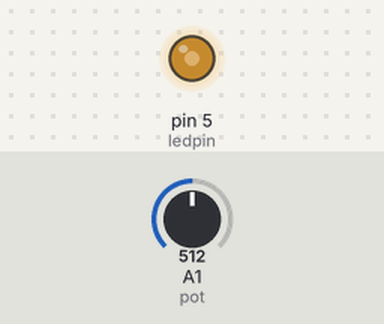
Simulated run of this sketch. Board: Arduino Uno, built with avr-gcc and run on an emulated ATmega328P. On the bench: output pins drawn as LEDs (lit = HIGH). Inputs (shaded band) come from the test bench; at power-on: A1 (pot) = 512. What the sketch prints to the serial monitor is not drawn.

Above: at 1.8 s.
1.9 s: A1 (pot) set to 716
At 2.7 s:
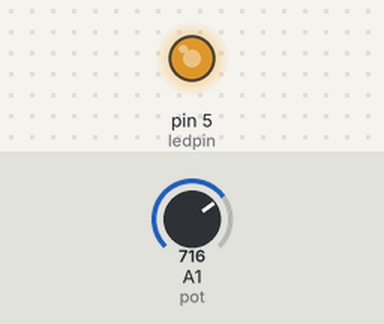
3.5 s: A1 (pot) set to 900
At 4.3 s:
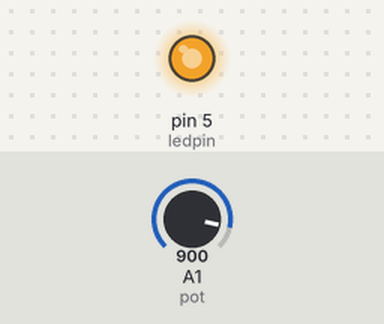
5.5 s: A1 (pot) set to 122
At 7.0 s:
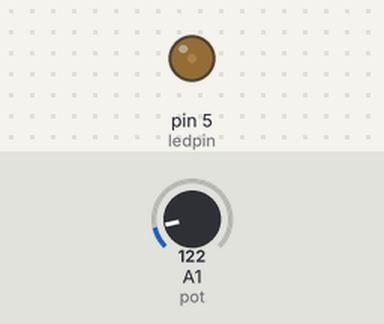
7.5 s: A1 (pot) set to 0
At 8.6 s:
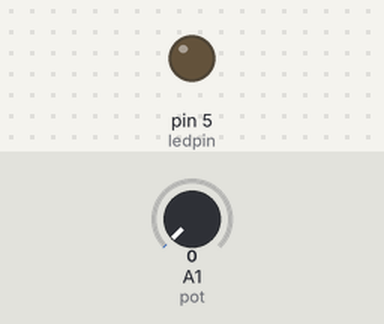
Timing chart, 0 to 10.5 s (numbered marks = the images above; inputs shaded):
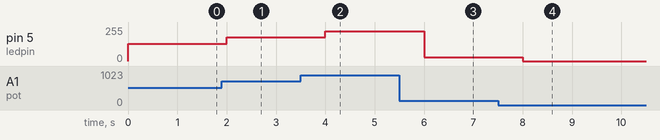

Measured:
- after the input at 1.9 s, pin 5 (ledpin): 128/255 → 179/255 after 0.10 s
- after the input at 3.5 s, pin 5 (ledpin): 179/255 → 225/255 after 0.50 s
- after the input at 5.5 s, pin 5 (ledpin): 225/255 → 30/255 after 0.50 s
- after the input at 7.5 s, pin 5 (ledpin): 30/255 → 0/255 after 0.51 s

The sketch:

12.PWM_Led.ino
```cpp
#define ledpin 5
const int pot = A1;
float c=0;

void setup() {
  Serial.begin(9600);
  pinMode(ledpin, OUTPUT);
}

void loop() {
  c=analogRead(pot);
  analogWrite(ledpin, c/4);
  Serial.print(c/4);
  Serial.print(" ");
  delay(1000);
}
```
